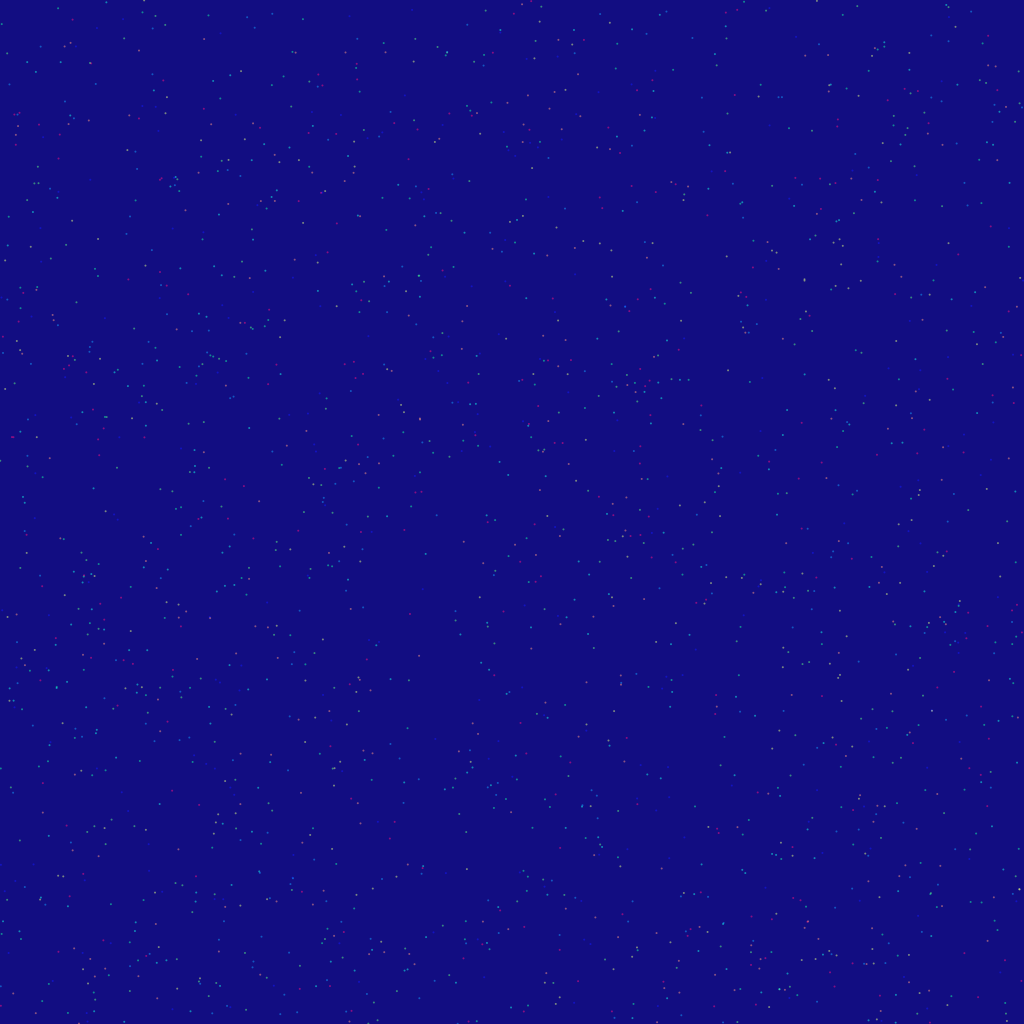
Frame 1 (no input)
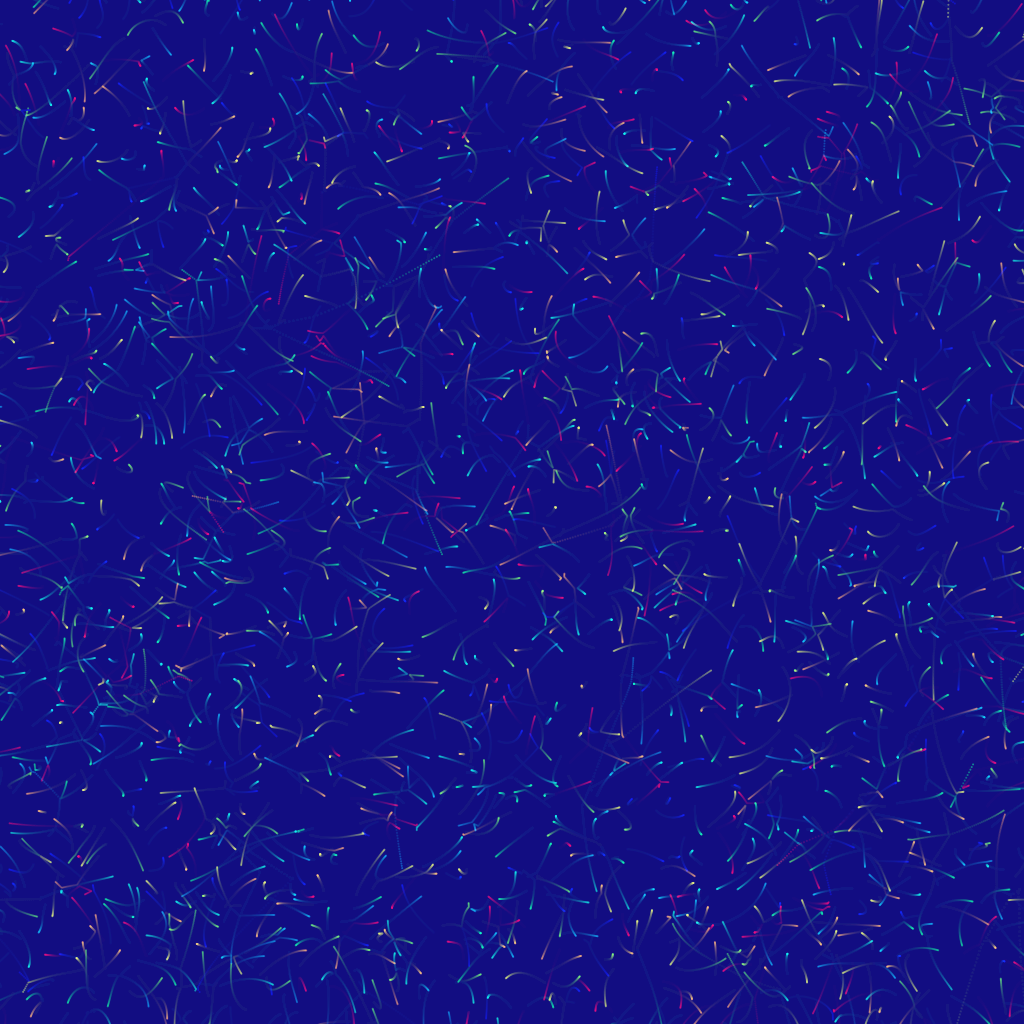
Frame 60 (the mouse pressed at the canvas centre just before this capture)
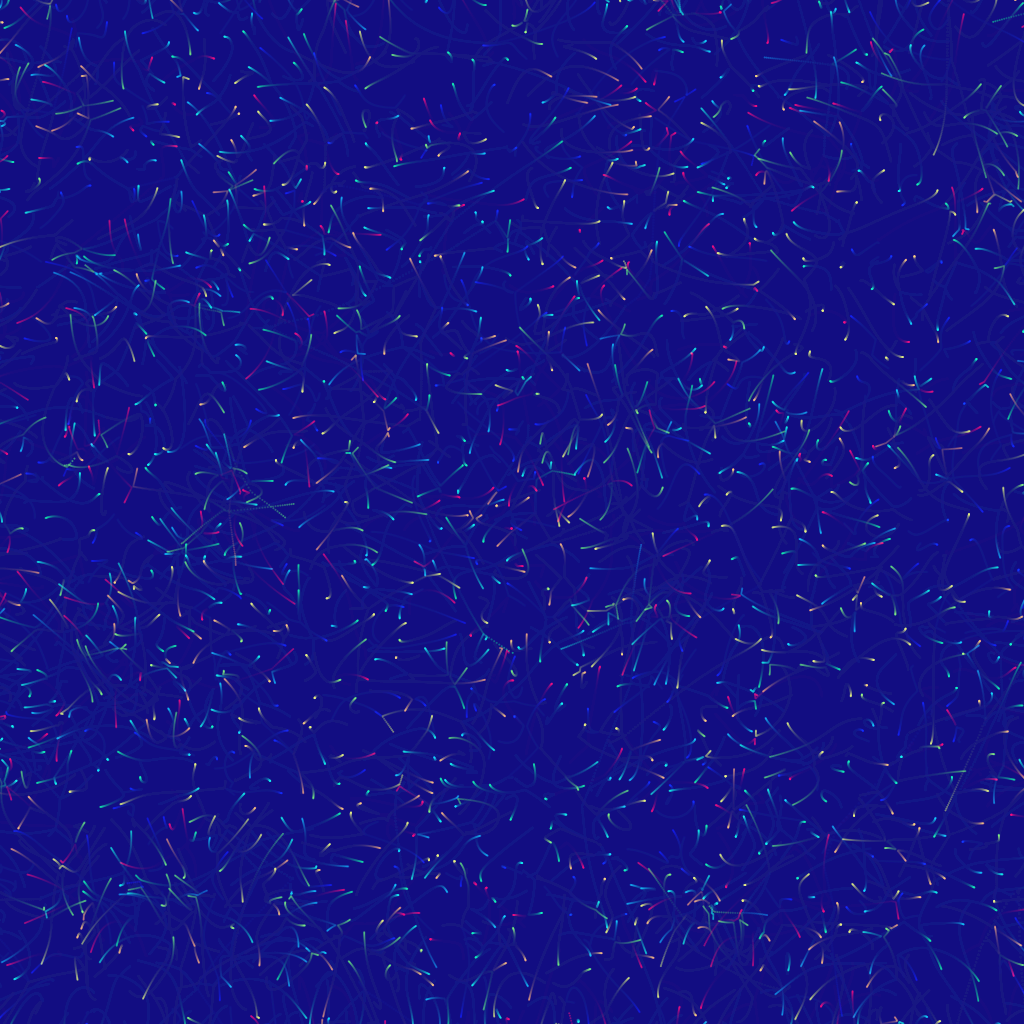
Frame 120 (the mouse held since frame 60 and released just before this capture)

The Processing sketch that drew these frames (run headless with seeded random() and noise(); from frame 60 on, the mouse is pressed at the canvas centre):

// Processing sketch: Living_Particles
// ── Living_Particles.pde
/*
   ____   __                 __       __  ___              _   
  / __/__/ /_ _____ ________/ /__    /  |/  /__  _______ _(_)__
 / _// _  / // / _ `/ __/ _  / _ \  / /|_/ / _ \/ __/ _ `/ (_-<
/___/\_,_/\_,_/\_,_/_/  \_,_/\___/ /_/  /_/\___/_/  \_,_/_/___/
 
  Living Particles
* by Eduardo Morais 2023 - www.eduardomorais.pt
* based on https://hackmd.io/MSMue_iBTk2vtv7XYgy70Q
*/

// libs


// config 
int   WIN_WIDTH      = 1024;
int   WIN_HEIGHT     = 1024;
color WIN_BG         = #120D82;
color DEFAULT_COLOR  = #FFFFFF;


// constants
int   NUM = 2048;
int   SPECIES_NUM = 8;
int   PAD = 16;
int   SIMDETAIL = 2; // more is less

// globals
float  $ruleAmp = 4; // rule amplitude
float  $thickness = 2;
int    $tick;

PVector[] $speciesRules;
Critter[] $critters;


/*
  SETTINGS & SETUP
*/
void settings() {
  size(WIN_WIDTH, WIN_HEIGHT);
  pixelDensity(1);
}

void setup() {
  background(WIN_BG);
  noFill();
  noStroke();
  noCursor();
  frameRate(60);
  colorMode(HSB);
  
  $critters = new Critter[NUM];
  for (int i=0; i<NUM; i++) $critters[i] = new Critter();
  
  $speciesRules = new PVector[SPECIES_NUM];
  for (int i=0; i<SPECIES_NUM; i++) {
     $speciesRules[i] = new PVector(
         random(-$ruleAmp,$ruleAmp), random(-$ruleAmp,$ruleAmp)
     );
     print($speciesRules[i]);
  }
}


/* 
  DRAW
*/
void draw() {
  windowBlur(WIN_BG, 16);
  //background(WIN_BG);
  blendMode(SCREEN);
  
  $tick = $tick == SIMDETAIL ? 0 : $tick+1;
  
  PVector force;
  float forceMag;

  for (int i=0; i<NUM; i++) {
      $critters[i].update();
      $critters[i].display();
                  
      for (int j=$tick; j<NUM; j+=SIMDETAIL) {
          force = PVector.sub($critters[i].pos, $critters[j].pos);
          forceMag = force.magSq();
          
          if (forceMag < pow(width/10, 2)) {
             float mag = map(forceMag, pow(width/10, 2), 0, 0, 1.0/width*SIMDETAIL );
             
             if (forceMag < pow(width/256, 2)) {
                 mag = map(forceMag, pow(width/256, 2), 0, 0, 1.0*SIMDETAIL );
                 force.setMag(mag);
             } else {
                 force.setMag(mag * 
                      ($speciesRules[$critters[i].species].x - 
                      $speciesRules[$critters[j].species].y));
             }
             $critters[i].vel.add(force);
          }
      }     
  }
  
}

class Critter {
    PVector pos, vel;
    int species;
    
    Critter() {
        pos = new PVector(random(width), random(height));
        vel = new PVector(random(-1,1),random(-1,1));
        species = int(random(SPECIES_NUM));
    }
    
    void update() {
        pos.add(vel);
        vel.mult(.985);
        
        if (pos.x > width+PAD) pos.x = -PAD;
        if (pos.x < -PAD) pos.x = width+PAD;
        if (pos.y > height+PAD) pos.y = -PAD;
        if (pos.y < -PAD) pos.y = height+PAD;
    }
    
    void display() {
        fill(color(species*(192/SPECIES_NUM), 255, 128));
        ellipse(pos.x, pos.y, $thickness, $thickness);
    }
    
}




/* Full window blur */
void windowBlur(color bg, int opacity) {
 blendMode(BLEND);
 noStroke();
 fill(bg, opacity);
 rectMode(CORNER);
 rect(0,0, width, height);
 noFill();
}
